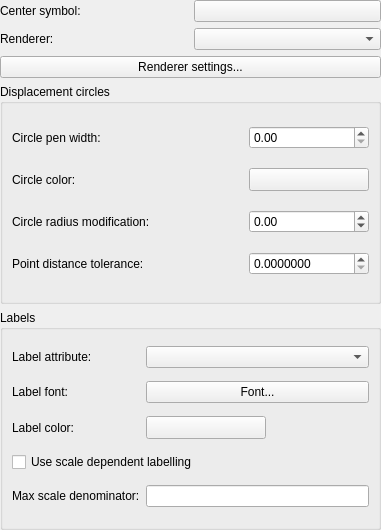
<?xml version="1.0" encoding="UTF-8"?>
<ui version="4.0">
 <class>QgsPointDisplacementRendererWidgetBase</class>
 <widget class="QWidget" name="QgsPointDisplacementRendererWidgetBase">
  <property name="geometry">
   <rect>
    <x>0</x>
    <y>0</y>
    <width>381</width>
    <height>530</height>
   </rect>
  </property>
  <property name="windowTitle">
   <string>Form</string>
  </property>
  <layout class="QGridLayout" name="gridLayout_3">
   <property name="margin">
    <number>0</number>
   </property>
   <item row="0" column="0">
    <layout class="QHBoxLayout" name="horizontalLayout_9">
     <item>
      <widget class="QLabel" name="mCenterSymbolLabel">
       <property name="text">
        <string>Center symbol:</string>
       </property>
      </widget>
     </item>
     <item>
      <widget class="QPushButton" name="mCenterSymbolPushButton">
       <property name="text">
        <string/>
       </property>
      </widget>
     </item>
    </layout>
   </item>
   <item row="1" column="0">
    <layout class="QHBoxLayout" name="horizontalLayout_4">
     <item>
      <widget class="QLabel" name="mRendererLabel">
       <property name="text">
        <string>Renderer:</string>
       </property>
      </widget>
     </item>
     <item>
      <widget class="QComboBox" name="mRendererComboBox"/>
     </item>
    </layout>
   </item>
   <item row="2" column="0">
    <widget class="QPushButton" name="mRendererSettingsButton">
     <property name="text">
      <string>Renderer settings...</string>
     </property>
    </widget>
   </item>
   <item row="4" column="0">
    <widget class="QGroupBox" name="mLabellingGroupBox">
     <property name="title">
      <string>Labels</string>
     </property>
     <layout class="QGridLayout" name="gridLayout">
      <item row="0" column="0">
       <widget class="QLabel" name="mLabelAttributeLabel">
        <property name="text">
         <string>Label attribute:</string>
        </property>
       </widget>
      </item>
      <item row="0" column="1">
       <widget class="QComboBox" name="mLabelFieldComboBox"/>
      </item>
      <item row="1" column="0">
       <widget class="QLabel" name="label">
        <property name="text">
         <string>Label font:</string>
        </property>
       </widget>
      </item>
      <item row="1" column="1">
       <widget class="QPushButton" name="mLabelFontButton">
        <property name="text">
         <string>Font...</string>
        </property>
       </widget>
      </item>
      <item row="2" column="0">
       <widget class="QLabel" name="mLabelColorLabel">
        <property name="text">
         <string>Label color:</string>
        </property>
       </widget>
      </item>
      <item row="2" column="1">
       <widget class="QgsColorButtonV2" name="mLabelColorButton">
        <property name="minimumSize">
         <size>
          <width>120</width>
          <height>0</height>
         </size>
        </property>
        <property name="maximumSize">
         <size>
          <width>120</width>
          <height>16777215</height>
         </size>
        </property>
        <property name="text">
         <string/>
        </property>
       </widget>
      </item>
      <item row="3" column="0" colspan="2">
       <widget class="QCheckBox" name="mScaleDependentLabelsCheckBox">
        <property name="text">
         <string>Use scale dependent labelling</string>
        </property>
       </widget>
      </item>
      <item row="4" column="0">
       <widget class="QLabel" name="mMaxScaleLabel">
        <property name="text">
         <string>Max scale denominator:</string>
        </property>
       </widget>
      </item>
      <item row="4" column="1">
       <widget class="QLineEdit" name="mMaxScaleDenominatorEdit"/>
      </item>
     </layout>
    </widget>
   </item>
   <item row="3" column="0">
    <widget class="QGroupBox" name="mDisplacementCirclesGroupBox">
     <property name="title">
      <string>Displacement circles</string>
     </property>
     <layout class="QGridLayout" name="gridLayout_2">
      <item row="2" column="1">
       <widget class="QgsColorButtonV2" name="mCircleColorButton">
        <property name="minimumSize">
         <size>
          <width>120</width>
          <height>0</height>
         </size>
        </property>
        <property name="maximumSize">
         <size>
          <width>120</width>
          <height>16777215</height>
         </size>
        </property>
        <property name="text">
         <string/>
        </property>
       </widget>
      </item>
      <item row="3" column="0">
       <widget class="QLabel" name="mCircleRadiusLabel">
        <property name="text">
         <string>Circle radius modification:</string>
        </property>
       </widget>
      </item>
      <item row="0" column="0">
       <widget class="QLabel" name="mCircleWidthLabel">
        <property name="text">
         <string>Circle pen width:</string>
        </property>
       </widget>
      </item>
      <item row="0" column="1">
       <widget class="QDoubleSpinBox" name="mCircleWidthSpinBox"/>
      </item>
      <item row="6" column="1">
       <widget class="QDoubleSpinBox" name="mDistanceSpinBox">
        <property name="decimals">
         <number>7</number>
        </property>
        <property name="maximum">
         <double>999999999.000000000000000</double>
        </property>
       </widget>
      </item>
      <item row="2" column="0">
       <widget class="QLabel" name="mCircleColorLabel">
        <property name="text">
         <string>Circle color:</string>
        </property>
       </widget>
      </item>
      <item row="6" column="0">
       <widget class="QLabel" name="mDistanceToleranceLabel">
        <property name="text">
         <string>Point distance tolerance:</string>
        </property>
       </widget>
      </item>
      <item row="3" column="1">
       <widget class="QDoubleSpinBox" name="mCircleModificationSpinBox">
        <property name="minimum">
         <double>-99.000000000000000</double>
        </property>
       </widget>
      </item>
     </layout>
    </widget>
   </item>
  </layout>
 </widget>
 <customwidgets>
  <customwidget>
   <class>QgsColorButtonV2</class>
   <extends>QToolButton</extends>
   <header>qgscolorbuttonv2.h</header>
   <container>1</container>
  </customwidget>
 </customwidgets>
 <tabstops>
  <tabstop>mCenterSymbolPushButton</tabstop>
  <tabstop>mRendererComboBox</tabstop>
  <tabstop>mRendererSettingsButton</tabstop>
  <tabstop>mCircleWidthSpinBox</tabstop>
  <tabstop>mCircleColorButton</tabstop>
  <tabstop>mCircleModificationSpinBox</tabstop>
  <tabstop>mDistanceSpinBox</tabstop>
  <tabstop>mLabelFieldComboBox</tabstop>
  <tabstop>mLabelFontButton</tabstop>
  <tabstop>mLabelColorButton</tabstop>
  <tabstop>mScaleDependentLabelsCheckBox</tabstop>
  <tabstop>mMaxScaleDenominatorEdit</tabstop>
 </tabstops>
 <resources/>
 <connections/>
</ui>
